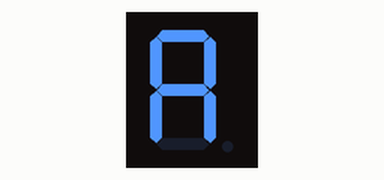
Bench run of a sketch on a simulated Arduino Uno, built with avr-gcc and run on an emulated ATmega328P. On the bench: 1-digit seven-segment display. Wiring (inferred from the names in the program): 1-digit 7-segment display, segments lit when LOW: segments pin 1, pin 2, pin 3, pin 4, pin 5, pin 6, pin 7. The segment pins are drawn as the display they are named for.

Above: at 0.1 s.
At 1.1 s:
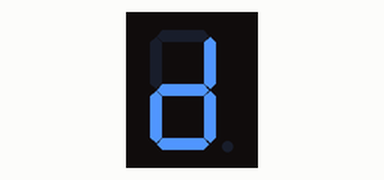
At 2.1 s:
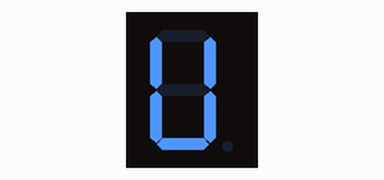

Measured:
- by itself, everything shown: repeats every 3.0 s, in 3 steps
- what the display in image 1 shows lasts 1.0 s, from 1.0 s to 2.0 s

The sketch:

7segmentnobutton.ino
```cpp
const int A = 1;
const int B = 2;
const int C = 3;
const int D = 4;
const int E = 5;
const int F = 6;
const int G = 7;

void setup()
{
  pinMode(A,OUTPUT);
  pinMode(B,OUTPUT);
  pinMode(C,OUTPUT);
  pinMode(D,OUTPUT);
  pinMode(E,OUTPUT);
  pinMode(F,OUTPUT);
  pinMode(G,OUTPUT);
}

void loop()
{
  digitalWrite(A,LOW);
  digitalWrite(B,LOW);
  digitalWrite(C,LOW);
  digitalWrite(D,HIGH);
  digitalWrite(E,LOW);
  digitalWrite(F,LOW);
  digitalWrite(G,LOW);
  delay(1000);

  digitalWrite(A,HIGH);
  digitalWrite(B,LOW);
  digitalWrite(C,LOW);
  digitalWrite(D,LOW);
  digitalWrite(E,LOW);
  digitalWrite(F,HIGH);
  digitalWrite(G,LOW);
  delay(1000);

  digitalWrite(A,HIGH);
  digitalWrite(B,LOW);
  digitalWrite(C,LOW);
  digitalWrite(D,LOW);
  digitalWrite(E,LOW);
  digitalWrite(F,LOW);
  digitalWrite(G,HIGH);
  delay(1000);
}
```
